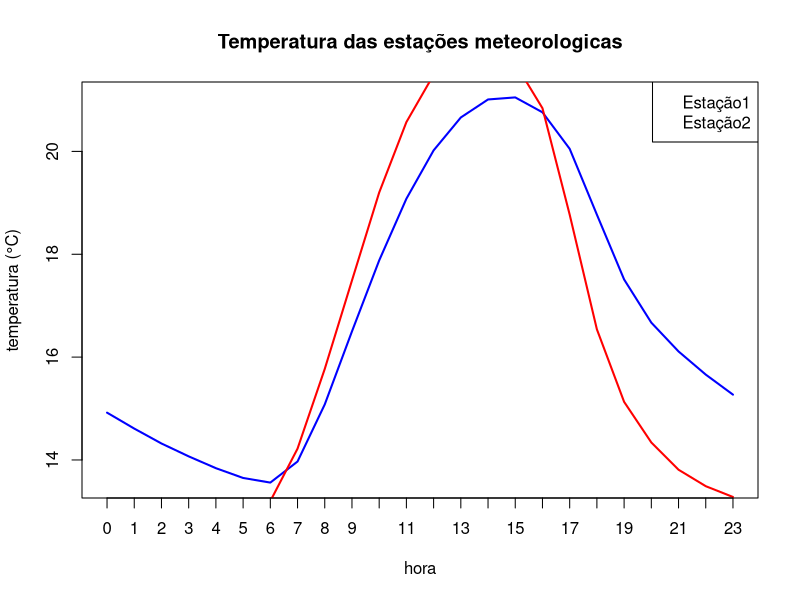

The R source for this figure:
## ---- chunk 1
knitr::opts_chunk$set(echo = TRUE,
											comment = "",
											prompt = FALSE, 
											collapse = TRUE 
)

library(tidyverse)
## ---- chunk 2
x <- seq(3, 6, by = 0.1)
resultado <- exp(x) * cos(x)
## ---- chunk 3
A <- seq(3, 36, by = 3)
B <- seq(1, 34, by = 3)

Resultado2a <- (0.1^A * 0.2^B)
## ---- chunk 4
expoentes <- 2:25
resultado2b <- c(2,2^expoentes/expoentes)
resultado2b
## ---- chunk 5
dds <- c(1,2,3,4,5,6,7)
names(dds) <- c("domingo", "segunda", "terça", "quarta", "quinta", "sexta", "sabado")
dds
## ---- chunk 6
# Função para verificar se um ano é bissexto
eh_bissexto <- function(ano) {
	(ano %% 4 == 0 && ano %% 100 != 0) || (ano %% 400 == 0)
}

# Testando a função com alguns anos
ano_teste <- c(1900, 2000, 2004, 2023)
ano_resultado <-sapply(ano_teste, eh_bissexto)
ano_resultado

## ---- chunk 7
# Função para verificar se um ano é bissexto
sebissexto <- function(ano) {
	(ano %% 4 == 0 && ano %% 100 != 0) || (ano %% 400 == 0)
}

set.seed(3)
anos <- c(sample(1890:2015, 10), 2100, 2300)
anos0bissextos <- anos[ sapply(anos, eh_bissexto) ]
print("Anos bissextos:")
print(anos0bissextos)

## ---- chunk 8
anos0bissextos
## ---- chunk 9

ndias <- ifelse(sapply(anos, eh_bissexto), 366, 365)
names(ndias) <- anos 
print("Número de dias de cada ano:")
print(ndias)

## ---- chunk 10
total_bissextos <- sum(ndias == 366)
print("Total de anos com 366 dias:")
print(total_bissextos)

## ---- chunk 11
sequencia <- c(-30, seq(0, 30, by = 5))
sequencia
## ---- chunk 12
seq(1, 0, by = -0.2)

## ---- chunk 13
seq(-pi, pi, length.out = 10)

## ---- chunk 14
rep(-1:5, each = 5)

## ---- chunk 15
rep(c(5, 4, 3, 2, 1, 2, 3, 4, 5), times = c(5, 4, 3, 2, 1, 2, 3, 4, 5))

## ---- chunk 16
v3 <- c(11, 0.25, 7, 2)
v3
## ---- chunk 17
v3
## ---- chunk 18
v3 = paste0("(", paste(v3[1:2], collapse = ", "), ")")
v3
## ---- chunk 19
v3 <- c(11, 0.25, 7, 2)
v1 <- paste0("(", paste(v3[1], collapse = ", "), ")")
print(v1)

## ---- chunk 20
v0 <- c()
## ---- chunk 21
v0 <- c()  
v0_str <- paste0("(", paste(v0, collapse = ", "), ")")
v0_str

## ---- chunk 22
tar_est1 <- c(
	14.92, 14.61, 14.32, 14.07, 13.84, 13.65, 13.56, 13.97, 15.08,
	16.5, 17.88, 19.08, 20.02, 20.66, 21.01, 21.05, 20.76, 20.05,
	18.77, 17.51, 16.67, 16.11, 15.66, 15.27
)
tar_est2 <- c(
	13.13, 13.01, 12.93, 12.87, 12.82, 12.81, 13.2, 14.22, 15.77,
	17.49, 19.2, 20.57, 21.49, 22.01, 22.03, 21.71, 20.84, 18.77,
	16.54, 15.13, 14.34, 13.81, 13.49, 13.28
)
## ---- chunk 23
horas <- 0:23
plot(horas, tar_est1, type = "l", col = "blue", lwd = 2,
		 xlab = "hora", ylab = "temperatura (°C)",
		 main = "Temperatura das estações meteorologicas", 
		 xaxt = "n")

lines (horas, tar_est2, col = "red" , lwd = 2)

axis(1, at = horas, labels = horas)

legend("topright", legend = c ("Estação1", "Estação2"), col = c("blue", "red"))
## ---- chunk 24
tmed_est1 <- round(mean(tar_est1), 1)
tmed_est2 <- round(mean(tar_est2), 1)

tmed_est1
tmed_est2

## ---- chunk 25

if (tmed_est1 > tmed_est2) {
	"Estação 1 foi mais quente"
} else if (tmed_est1 < tmed_est2) {
	"Estação 2 foi mais quente"
} else {
	"As estações tiveram a mesma temperatura média"
}

## ---- chunk 26
# 3ª maior temperatura
third_max_est1 <- sort(tar_est1, decreasing = TRUE)[3]
third_max_est2 <- sort(tar_est2, decreasing = TRUE)[3]

# Resultado das 3ªs maiores temperaturas
third_max_est1
third_max_est2

## ---- chunk 27
atd_est1 <- round(max(tar_est1) - min(tar_est1), 1)
atd_est2 <- round(max(tar_est2) - min(tar_est2), 1)

atd_est1
atd_est2

## ---- chunk 28

hmax_est1 <- which.max(tar_est1)
hmin_est1 <- which.min(tar_est1)
hmax_est2 <- which.max(tar_est2)
hmin_est2 <- which.min(tar_est2)

hmax_est1
hmin_est1
hmax_est2
hmin_est2

## ---- chunk 29

diff_temp <- abs(tar_est2 - tar_est1)

max_diff_when_gt <- max(diff_temp[tar_est2 > tar_est1])

max_diff_when_gt

## ---- chunk 30
hour_max_diff <- which.max(diff_temp[tar_est2 > tar_est1])

hour_max_diff

## ---- chunk 31

diff_est1 <- diff(tar_est1[hmax_est1:length(tar_est1)] )
diff_est2 <- diff(tar_est2[hmax_est2:length(tar_est2)] )


hps_est1 <- hmax_est1 + which.min(diff_est1) + 1
hps_est2 <- hmax_est2 + which.min(diff_est2) + 1


hps_est1
hps_est2

## ---- chunk 32

close_temp_hours <- which(abs(tar_est2 - tar_est1) < 0.5)

close_temp_hours

## ---- chunk 33
Tmax_est2 <- max(tar_est2)
Tmin_est2 <- min(tar_est2)
T9_est2 <- tar_est2[9]
T21_est2 <- tar_est2[21]

tar_met1 <- (Tmax_est2 + Tmin_est2) / 2
tar_met1
## ---- chunk 34
tar_met2 <- (Tmax_est2 + Tmin_est2 + T9_est2 + 2 * T21_est2) / 5
tar_met2
## ---- chunk 35
T7_est2 <- tar_est2[7]
T14_est2 <- tar_est2[14]

tar_met3 <- (T7_est2 + T14_est2 + 2 * T21_est2) / 4
tar_met3
tar_met3


## ---- chunk 36

diff_met1 <- abs(tmed_est2 - tar_met1)
diff_met2 <- abs(tmed_est2 - tar_met2)
diff_met3 <- abs(tmed_est2 - tar_met3)

melhor_metodo <- min(diff_met1, diff_met2, diff_met3)

diff_met1
diff_met2
diff_met3

melhor_metodo

## ---- chunk 37

tar_est1 <- c(14.92, 14.61, 14.32, 14.07, 13.84, 13.65, 13.56, 13.97, 15.08, 16.5, 17.88, 19.08, 20.02, 20.66, 21.01, 21.05, 20.76, 20.05, 18.77, 17.51, 16.67, 16.11, 15.66, 15.27)
tar_est2 <- c(13.13, 13.01, 12.93, 12.87, 12.82, 12.81, 13.2, 14.22, 15.77, 17.49, 19.2, 20.57, 21.49, 22.01, 22.03, 21.71, 20.84, 18.77, 16.54, 15.13, 14.34, 13.81, 13.49, 13.28)


horas <- 0:23

tar_est1
tar_est2
horas
## ---- chunk 38
	Tmax_est1 <- max(tar_est1)
	Tmin_est1 <- min(tar_est1)
	h_Tmax_est1 <- which.max(tar_est1) - 1
	h_Tmin_est1 <- which.min(tar_est1) - 1
	
	Tmax_est2 <- max(tar_est2)
	Tmin_est2 <- min(tar_est2)
	h_Tmax_est2 <- which.max(tar_est2) - 1
	h_Tmin_est2 <- which.min(tar_est2) - 1
	
	T_bar_est1 <- (Tmax_est1 + Tmin_est1) / 2
	A_est1 <- (Tmax_est1 - Tmin_est1) / 2
	
	# Estação 2
	T_bar_est2 <- (Tmax_est2 + Tmin_est2) / 2
	A_est2 <- (Tmax_est2 - Tmin_est2) / 2
	
	T_bar_est1
	T_bar_est2
	A_est1
	A_est2
	
	
## ---- chunk 39
			tar_est1 <- c(14.92, 14.61, 14.32, 14.07, 13.84, 13.65, 13.56, 13.97, 15.08, 16.5, 17.88, 19.08, 20.02, 20.66, 21.01, 21.05, 20.76, 20.05, 18.77, 17.51, 16.67, 16.11, 15.66, 15.27)
			tar_est2 <- c(13.13, 13.01, 12.93, 12.87, 12.82, 12.81, 13.2, 14.22, 15.77, 17.49, 19.2, 20.57, 21.49, 22.01, 22.03, 21.71, 20.84, 18.77, 16.54, 15.13, 14.34, 13.81, 13.49, 13.28)
			horas <- 0:23
			
			calc_arg <- function(h, h_Tmin, h_Tmax) {
				if (h < h_Tmin) pi * (h + 10) / (10 + h_Tmin)
				else if (h >= h_Tmin && h < h_Tmax) pi * (h - h_Tmin) / (14 - h_Tmin)
				else pi * (14 - h) / (10 + h_Tmin)
			}
			
			calc_temp <- function(Tmax, Tmin, h_Tmin, h_Tmax) {
				T_bar <- (Tmax + Tmin) / 2
				A <- (Tmax - Tmin) / 2
				sapply(horas, function(h) {
					arg <- calc_arg(h, h_Tmin, h_Tmax)
					if (h >= h_Tmin && h < h_Tmax) T_bar - A * cos(arg) else T_bar + A * cos(arg)
				})
			}
			
			
			Tcalc_est1 <- calc_temp(max(tar_est1), min(tar_est1), which.min(tar_est1) - 1, which.max(tar_est1) - 1)
			Tcalc_est2 <- calc_temp(max(tar_est2), min(tar_est2), which.min(tar_est2) - 1, which.max(tar_est2) - 1)
			
			
			Tcalc_est1  
			Tcalc_est2  
			
			
## ---- chunk 40
		
			calc_rmse <- function(T_obs, T_calc) {
				sqrt(mean((T_calc - T_obs)^2))
			}
			
			
			rmse_est1 <- calc_rmse(tar_est1, Tcalc_est1)
			rmse_est2 <- calc_rmse(tar_est2, Tcalc_est2)
			
			
			rmse_est1  
			rmse_est2  
			
## ---- chunk 41
			
			calc_corr <- function(T_obs, T_calc) {
				T_obs_mean <- mean(T_obs)
				T_calc_mean <- mean(T_calc)
				
				numerador <- sum((T_obs - T_obs_mean) * (T_calc - T_calc_mean))
				denominador <- sqrt(sum((T_obs - T_obs_mean)^2) * sum((T_calc - T_calc_mean)^2))
				
				r <- numerador / denominador
				return(r)
			}
			
			
			corr_est1 <- calc_corr(tar_est1, Tcalc_est1)
			corr_est2 <- calc_corr(tar_est2, Tcalc_est2)
			
			corr_est1  
			corr_est2  
			
